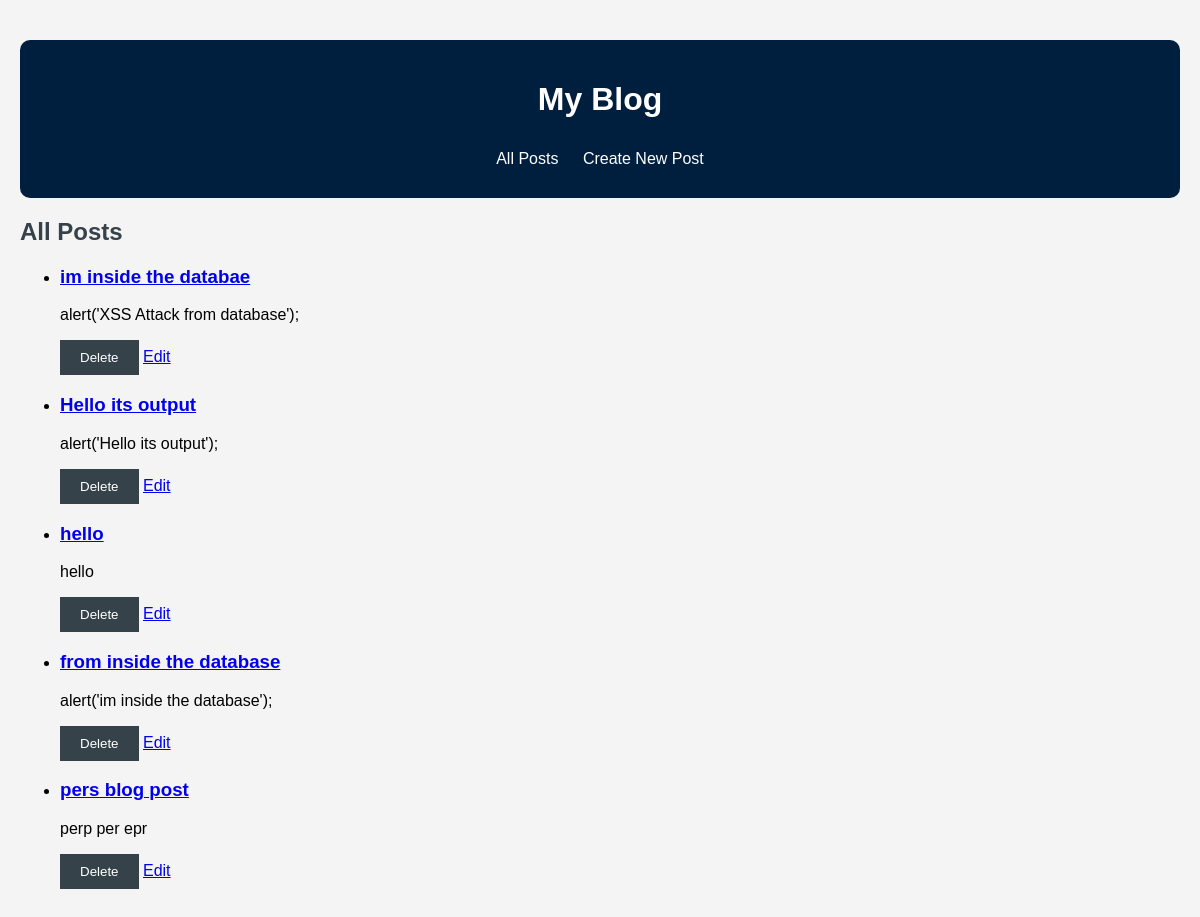
Page / (signed in) on the earlier database version.
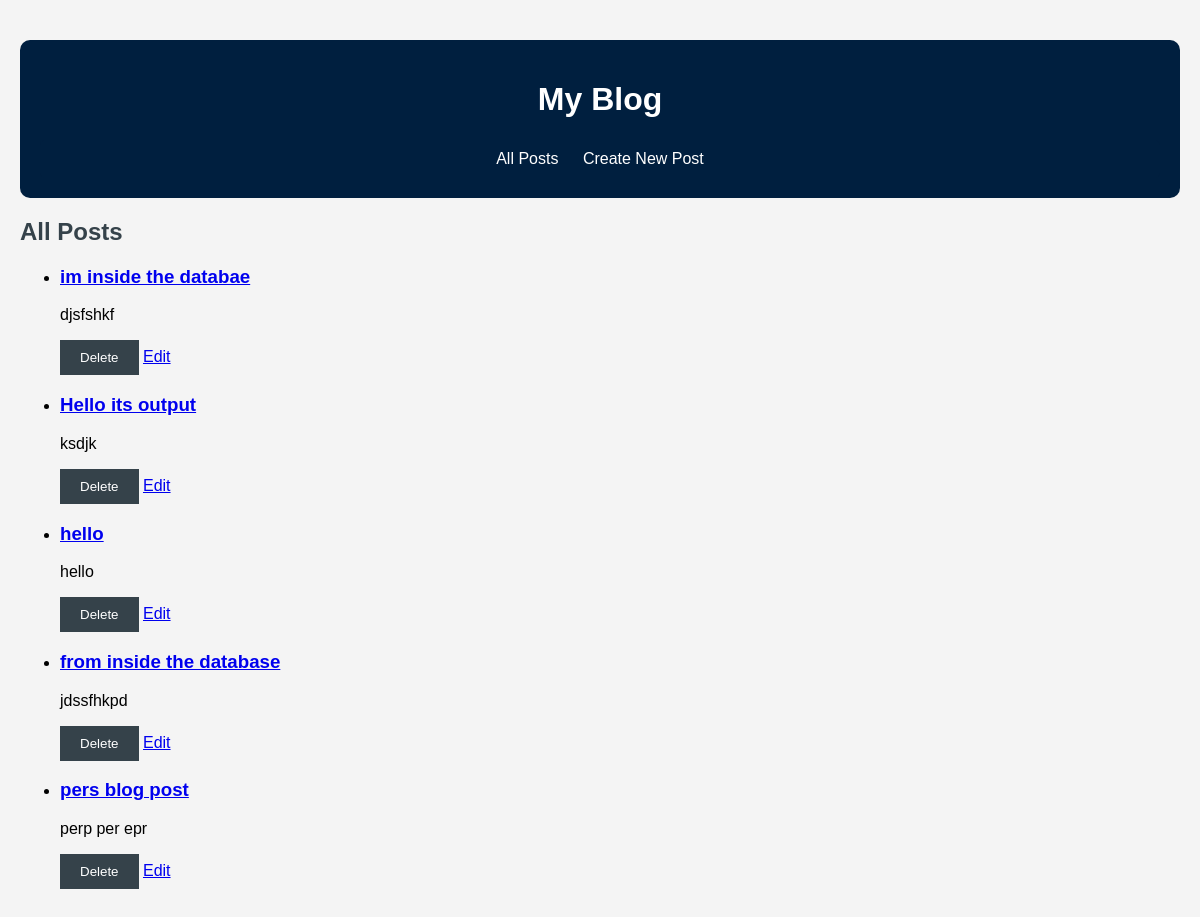
Same page on the later database version.
### models.py (models this page shows, shortened)
class Post(db.Model):
    id = db.Column(db.Integer, primary_key=True)
    title = db.Column(db.String(100), nullable=False)
    content = db.Column(db.Text, nullable=False)

### app.py (the view)
@app.route('/')
def index():
    posts = Post.query.all()
    for post in posts:
        post.content = clean_output(post.content)
    return render_template('index.html', posts=posts)

### app.py (called while the page is built)
@app.before_request
def loginCheck():
    open_routes = ['login', 'register', 'static'] #this is the only open routes, meaning a user that is not logged in only have acsess to the login page and the register page
    if 'user_id' not in session and request.endpoint not in open_routes:
        return redirect(url_for('login'))

@app.after_request
def add_security_headers(response):
    response.headers['Content-Security-Policy'] = "default-src 'self'; script-src 'unsafe-inline'; style-src 'self';"
    response.headers['X-Content-Type-Options'] = 'nosniff'
    response.headers['X-Frame-Options'] = 'DENY'
    response.headers['Strict-Transport-Security'] = 'max-age=31536000; includeSubDomains'
    return response

def clean_output(content):
    tag = ['p']
    attributes = {}
    sanitized_content = bleach.clean(content, tags=tag, attributes=attributes, strip=True)
    return sanitized_content

### templates/index.html (shortened to what this page needs)
{% extends 'base.html' %}
{% block content %}
<h2>All Posts</h2>
<ul>
    {% for post in posts %}
        <li>
            <h3><a href="{{ url_for('post', post_id=post.id) }}">{{ post.title }}</a></h3>
                <p>{{ post.content}}</p>
            <form action="{{ url_for('delete_post', post_id=post.id) }}" method="POST" style="display:inline;">
                <button type="submit">Delete</button>
            </form>
            <a href="{{ url_for('edit_post', post_id=post.id) }}">Edit</a>
        </li>
    {% endfor %}
</ul>
{% endblock %}

### templates/base.html (shortened to what this page needs)
<!DOCTYPE html>
<html lang="en">
<head>
    <link rel="stylesheet" href="{{ url_for('static', filename='style.css') }}">
</head>
<body>
    <header>
        <h1>My Blog</h1>
        <nav>
            <a href="{{ url_for('index') }}">All Posts</a>
            <a href="{{ url_for('create_post') }}">Create New Post</a>
        </nav>
    </header>
    <main>
        {% block content %}{% endblock %}
    </main>
</body>
</html>

### static/style.css (style rules this page uses)
body { font-family: Arial, sans-serif; margin: 0; padding: 20px; background-color: #f4f4f4; }
h2 { color: #35424a; }
form { margin: 20px 0; }
header { text-align: center; margin-top: 20px; background-color: #001f3f; padding: 20px; color: white; border-radius: 10px; }
nav { text-align: center; margin-top: 10px; background-color: #001f3f; padding: 10px; border-radius: 5px; }
nav a { color: white; text-decoration: none; margin: 0 10px; }
button { padding: 10px 20px; background-color: #35424a; color: white; border: none; cursor: pointer; }

Differences in the rows shown:
changed Post "im inside the databae": content "alert('XSS Attack from database');" → "djsfshkf"
changed Post "Hello its output": content "alert('Hello its output');" → "ksdjk"
changed Post "from inside the database": content "alert('im inside the database');" → "jdssfhkpd"
